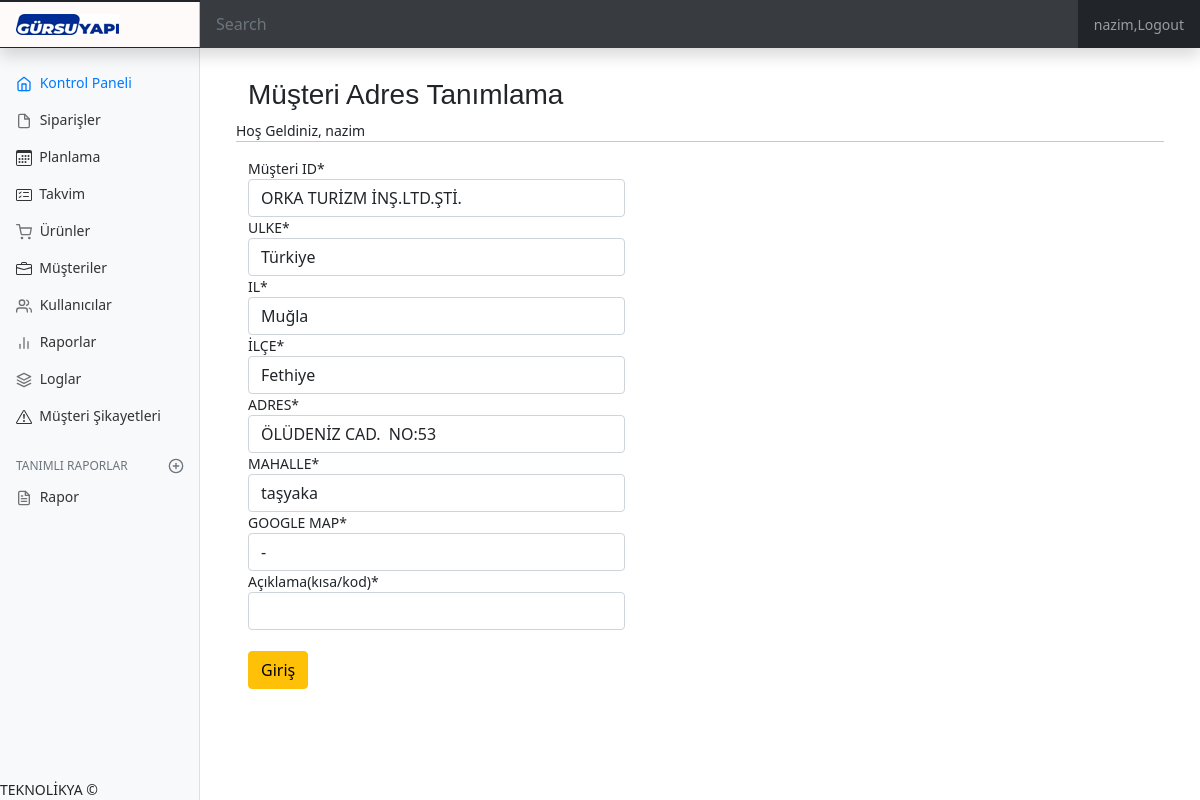
Page /order/customerAddressUpdate/21 (signed in) on the committed database.
### order/models.py (models this page shows, shortened)
class Address (models.Model):
    customer = models.ForeignKey("Customer",on_delete=models.CASCADE,verbose_name="Müşteri ID")
    ulke = models.CharField( max_length=30,verbose_name="ULKE",default="Türkiye")
    il = models.CharField( max_length=30,verbose_name="IL")
    ilce = models.CharField( max_length=30,verbose_name="İLÇE")
    mahalle = models.CharField( max_length=30,verbose_name="MAHALLE")
    adres = models.CharField( max_length=100,verbose_name="ADRES")
    map_link = models.CharField( max_length=100,verbose_name="GOOGLE MAP")
    aciklama = models.CharField( max_length=10,verbose_name="Açıklama(kısa/kod)")
    active = models.BooleanField(default=True)

### order/views.py (the view)
# urls.py: path('customerAddressUpdate/<int:id>',views.customerAddressUpdate,name='customerAddressUpdate'),
@login_required(login_url='/user/login/')
@permission_required('user.musteri_yonetimi',login_url='/user/yetkiYok/')
def customerAddressUpdate(request,id):
    address = get_object_or_404(Address,id=id)
    form = CustomerAddressForm(request.POST or None, request.FILES or None,instance=address)
    if form.is_valid() :
        customerAddress = form.save(commit= False)
        customerAddress.save()
        Logla(request.user,"Müşteri adresi güncellendi","customerAddressUpdate",id,10)
        messages.success(request,"müşteri bilgileri güncellendi")
        return redirect('/order/customerView/'+ str(address.customer.id) )
    return  render(request,'customerAddressUpdate.html',{'form':form})

### order/forms.py
class CustomerAddressForm(forms.ModelForm):
    class  Meta:
        model = Address
        fields = ['customer','ulke','il','ilce','adres','mahalle','map_link','aciklama']

### order/models.py (called while the page is built)
    def __str__(self):  # müşterileri listelerken gözükmesini istediğimiz isim
        return self.customer_name

### templates/customerAddressUpdate.html (shortened to what this page needs)
{% extends "layout.html" %}
{% block body %}
{% load crispy_forms_tags %}
<div class="row">
    <h3>
            Müşteri Adres Tanımlama
    </h3>
    Hoş Geldiniz, {{ request.user.username}}
    <hr>
    <form method="post" enctype="multipart/form-data">
        <div class="form-group col-md-5 mb-0">
            {{form|crispy}}
        </div>
        <br>
        <button type="submit" class="btn btn-warning">Giriş</button>
    </form>
</div>
{% endblock body %}

### templates/layout.html (shortened to what this page needs)
{% load static %}
<html lang="en">
<head>
    <link href="https://cdn.jsdelivr.net/npm/bootstrap@5.0.0-beta2/dist/css/bootstrap.min.css" rel="stylesheet">
    <link rel="stylesheet" type="text/css" href="https://cdnjs.cloudflare.com/ajax/libs/bootstrap-datetimepicker/4.17.43/css/bootstrap-datetimepicker.min.css">
    <link rel="stylesheet" type="text/css" href="https://cdnjs.cloudflare.com/ajax/libs/bootstrap-datetimepicker/4.17.43/css/bootstrap-datetimepicker-standalone.css">
    <link rel="stylesheet" type="text/css" href="{% static 'main.css' %}" >
    <link rel="stylesheet" type="text/css" href="{% static 'bootstrap-multiselect.css' %}">
    <link rel="stylesheet" type="text/css" href="{% static 'multi.min.css' %}">
    <link href="{% static 'dashboard.css' %}" rel="stylesheet">
  </head>
  <body>
<header class="navbar navbar-dark sticky-top bg-dark flex-md-nowrap p-0 shadow">
  <a class="navbar-brand col-md-3 col-lg-2 me-0 px-3" href="#"><img src="/media/gursuYapi.png"></a>
  <input class="form-control form-control-dark w-100" type="text" placeholder="Search" aria-label="Search">
  <ul class="navbar-nav px-3">
    <li class="nav-item text-nowrap">
        {% if request.user.is_authenticated %}
            <li class="nav-item"><a class="nav-link" href="/user/logout/"> {{ request.user.username }},Logout</a></li>
        {%else%}
            <li class="nav-item"><a class="nav-link" href="/user/login">  Login </a></li>
        {% endif %}
    </li>
  </ul>
</header>
<div class="container-fluid">
  <div class="row">
    <nav id="sidebarMenu" class="col-md-3 col-lg-2 d-md-block bg-light sidebar collapse">
      <div class="position-sticky pt-3" id="accordion">
        <ul class="nav flex-column">
          <li class="nav-item">
              <a class="nav-link active" aria-current="page" href="/order/dashboard/ope/active">
                Kontrol Paneli
              </a>
            </li>
          {% if perms.user.siparis_listele %}
                <li class="nav-item">
                  <a class="nav-link" href="/order/orderList/active">
                    Siparişler
                  </a>
              </li>
          {%endif%}
          {% if perms.user.siparis_listele %}
                <li class="nav-item">
                  <a class="nav-link" href="/order/planlama/all">
                    &nbsp;Planlama
                  </a>
              </li>
          {%endif%}
          {% if perms.user.rezervasyon_listele %}
            <li class="nav-item">
              <a class="nav-link" href="/order/events">
                &nbsp;Takvim
              </a>
            </li>
          {%endif%}
          {% if perms.user.urun_listele %}
            <li class="nav-item">
              <a class="nav-link" href="/order/productList">
                Ürünler
              </a>
            </li>
          {%endif%}
          {% if perms.user.musteri_listele %}
            <li class="nav-item">
              <a class="nav-link" href="/order/customerList">
                &nbsp;Müşteriler
              </a>
            </li>
          {%endif%}
          {% if perms.user.kullanici_listeleme %}
            <li class="nav-item">
              <a class="nav-link" href="/user/userList">
                Kullanıcılar
              </a>
            </li>
          {%endif%}
          {% if perms.user.rapor_listele %}
            <li class="nav-item">
              <a class="nav-link" href="#">
                Raporlar
              </a>
            </li>
          {%endif%}
          {% if perms.user.log_listeleme %}
            <li class="nav-item">
              <a class="nav-link" href="/user/logView">
                Loglar
              </a>
            </li>
          {%endif%}
          {% if perms.user.musterisikayet_listeleme %}
            <li class="nav-item">
              <a class="nav-link" href="/order/problemList">
                &nbsp;Müşteri Şikayetleri
              </a>
            </li>
          {%endif%}
        </ul>
        {% if perms.user.rapor_listele %}
        <h6 class="sidebar-heading d-flex justify-content-between align-items-center px-3 mt-4 mb-1 text-muted">
          <span>Tanımlı Raporlar</span>
          <a class="link-secondary" href="#" aria-label="Add a new report">
          </a>
        </h6>
        <ul class="nav flex-column mb-2">
          <li class="nav-item">
            <a class="nav-link" href="/order/rapor">
              Rapor
            </a>
          </li>
        {%endif%}
        <div class="fixed-bottom">TEKNOLİKYA 	&#169;</div>
      </div>
    </nav>
    <main class="col-md-9 ms-sm-auto col-lg-10 px-md-4">
        <div style="margin-top: 30px;" class="container">
            {% block body%}
            {% endblock body%}
        </div>
    </main>
  </div>
</div>
</body>
</html>

### static/main.css (style rules this page uses)
:root { --fc-daygrid-event-dot-width: 8px; }
:root { --fc-list-event-dot-width: 10px; --fc-list-event-hover-bg-color: #f5f5f5; }

### static/dashboard.css (style rules this page uses)
select { width: 100px; text-overflow: ellipsis; }
body { font-size: .875rem; }
.feather { width: 16px; height: 16px; vertical-align: text-bottom; }
.sidebar { position: fixed; top: 0; bottom: 0; left: 0; z-index: 100; padding: 48px 0 0; box-shadow: inset -1px 0 0 rgba(0, 0, 0, .1); }
.sidebar .nav-link { font-weight: 500; color: #333; }
.sidebar .nav-link .feather { margin-right: 4px; color: #727272; }
.sidebar .nav-link.active { color: #007bff; }
.sidebar .nav-link:hover .feather, .sidebar .nav-link.active .feather { color: inherit; }
.sidebar-heading { font-size: .75rem; text-transform: uppercase; }
.navbar-brand { padding-top: .75rem; padding-bottom: .75rem; font-size: 1rem; background-color: rgb(255, 250, 250); box-shadow: inset -1px 0 0 rgba(0, 0, 0, .25); }
.navbar .form-control { padding: .75rem 1rem; border-width: 0; border-radius: 0; }
.form-control-dark { color: #fff; background-color: rgba(255, 255, 255, .1); border-color: rgba(255, 255, 255, .1); }
h1,h2,h3,h4 { font-family: Verdana, Geneva, Tahoma, sans-serif; font-style: inherit; }

### rows in the picture
Address: customer "ORKA TURİZM İNŞ.LTD.ŞTİ.", ulke "Türkiye", il "Muğla", ilce "Fethiye", adres "ÖLÜDENİZ CAD. NO:53", mahalle "taşyaka", map_link "-"

### other values in the picture
{{ request.user.username }} "nazim"
